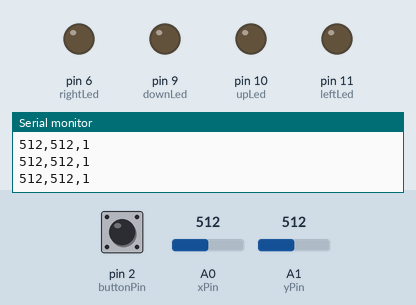
This sketch was run on a simulated Arduino Uno, built with avr-gcc and run on an emulated ATmega328P. On the bench: output pins drawn as LEDs (lit = HIGH), the last lines printed to the serial monitor. Inputs (shaded band) come from the test bench; at power-on: A0 (xPin) = 512, A1 (yPin) = 512, pin 2 (buttonPin) HIGH.

Above: at 1.2 s.
1.3 s: A0 (xPin) set to 531
2.8 s: A0 (xPin) set to 553
At 3.5 s:
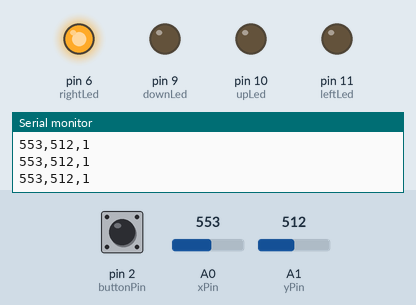
4.3 s: A1 (yPin) set to 492
7.3 s: A1 (yPin) set to 465
At 8.4 s:
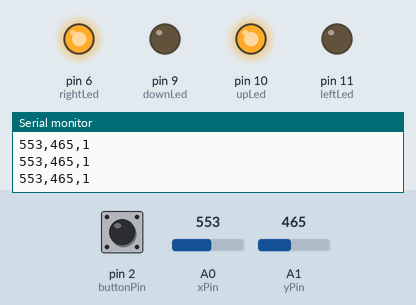
8.8 s: pin 2 (buttonPin) pulled LOW for 0.15 s
At 8.89 s:
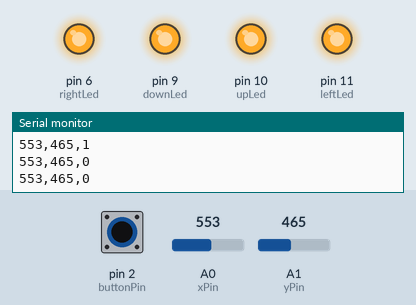
10.4 s: A0 (xPin) set to 530
At 11.6 s:
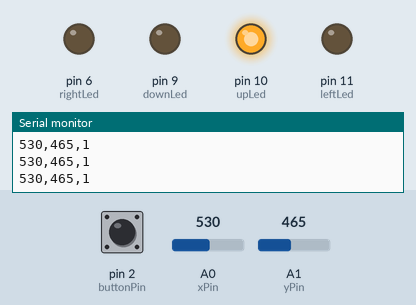
Timing chart, 0 to 12.9 s (numbered marks = the images above; inputs shaded):
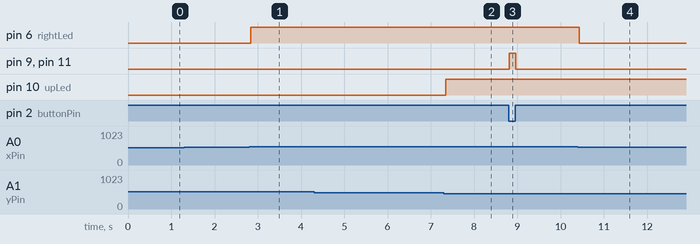

The sketch:

pins2.ino
```cpp
int xPin = A0; // X axis
int yPin = A1; // Y axis
int buttonPin = 2; // Button pin

int xVal;
int yVal;
int buttonState;

int upLed = 10;
int downLed = 9;
int leftLed = 11;
int rightLed = 6;

void setup() {
    Serial.begin(9600); // Start Serial communication
    pinMode(xPin, INPUT);
    pinMode(yPin, INPUT);
    pinMode(buttonPin, INPUT_PULLUP);
    pinMode(upLed, OUTPUT);
    pinMode(downLed, OUTPUT);
    pinMode(leftLed, OUTPUT);
    pinMode(rightLed, OUTPUT);
}

void loop() {
    // Read joystick values
    xVal = analogRead(xPin);
    yVal = analogRead(yPin);
    buttonState = digitalRead(buttonPin);

    // Send joystick values to Processing
    Serial.print(xVal);
    Serial.print(",");
    Serial.print(yVal);
    Serial.print(",");
    Serial.println(buttonState);

    // Control LEDs based on joystick movement
    if (yVal <= 480) { // Joystick tilted up
        digitalWrite(upLed, HIGH); // Light up the up LED
        digitalWrite(downLed, LOW); // Turn off down LED
    } else if (yVal >= 560) { // Joystick tilted down
        digitalWrite(downLed, HIGH); // Light up the down LED
        digitalWrite(upLed, LOW); // Turn off up LED
    } else {
        digitalWrite(upLed, LOW); // Turn off up LED
        digitalWrite(downLed, LOW); // Turn off down LED
    }

    if (xVal <= 480) { // Joystick tilted left
        digitalWrite(leftLed, HIGH); // Light up the left LED
        digitalWrite(rightLed, LOW); // Turn off right LED
    } else if (xVal > 540) { // Joystick tilted right
        digitalWrite(rightLed, HIGH); // Light up the right LED
        digitalWrite(leftLed, LOW); // Turn off left LED
    } else {
        digitalWrite(leftLed, LOW); // Turn off left LED
        digitalWrite(rightLed, LOW); // Turn off right LED
    }

    if (buttonState == LOW) {
        digitalWrite(upLed, HIGH);
        digitalWrite(downLed, HIGH);
        digitalWrite(leftLed, HIGH);
        digitalWrite(rightLed, HIGH);
    }

    delay(50);
}
```

Measured:
- the behaviour switches between 540 and 541 on A0 (xPin) (found by bisection; images 0 and 1)
- the behaviour switches between 481 and 480 on A1 (yPin) (found by bisection; images 1 and 2)
- after the input at 2.8 s, pin 6 (rightLed): LOW → HIGH at once
- after the input at 7.3 s, pin 10 (upLed): LOW → HIGH after 0.05 s
- after the input at 8.8 s, pin 9 (downLed), pin 11 (leftLed): LOW → HIGH at once, → LOW 0.15 s later
- after the input at 10.4 s, pin 6 (rightLed): HIGH → LOW at once
